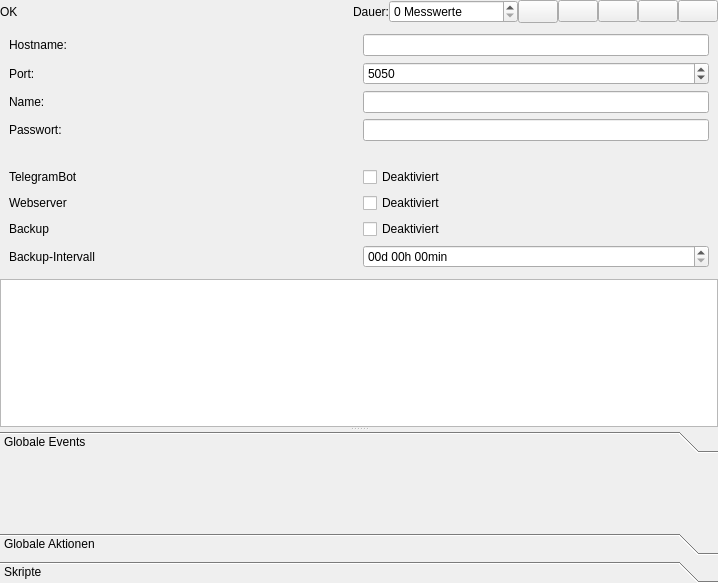
<?xml version="1.0" encoding="UTF-8"?>
<ui version="4.0">
 <class>Form</class>
 <widget class="QWidget" name="Form">
  <property name="geometry">
   <rect>
    <x>0</x>
    <y>0</y>
    <width>718</width>
    <height>583</height>
   </rect>
  </property>
  <property name="windowTitle">
   <string>Form</string>
  </property>
  <layout class="QVBoxLayout" name="verticalLayout">
   <property name="spacing">
    <number>2</number>
   </property>
   <property name="leftMargin">
    <number>0</number>
   </property>
   <property name="topMargin">
    <number>0</number>
   </property>
   <property name="rightMargin">
    <number>0</number>
   </property>
   <property name="bottomMargin">
    <number>0</number>
   </property>
   <item>
    <layout class="QHBoxLayout" name="horizontalLayout_3">
     <property name="spacing">
      <number>0</number>
     </property>
     <item>
      <widget class="QLabel" name="statusLabel">
       <property name="sizePolicy">
        <sizepolicy hsizetype="Preferred" vsizetype="Preferred">
         <horstretch>0</horstretch>
         <verstretch>0</verstretch>
        </sizepolicy>
       </property>
       <property name="text">
        <string>OK</string>
       </property>
      </widget>
     </item>
     <item>
      <spacer name="horizontalSpacer_2">
       <property name="orientation">
        <enum>Qt::Horizontal</enum>
       </property>
       <property name="sizeHint" stdset="0">
        <size>
         <width>0</width>
         <height>0</height>
        </size>
       </property>
      </spacer>
     </item>
     <item>
      <widget class="QLabel" name="label_2">
       <property name="text">
        <string>Dauer:</string>
       </property>
      </widget>
     </item>
     <item>
      <widget class="QSpinBox" name="maxLengthSpinBox">
       <property name="toolTip">
        <string>Ändere die Aufzeichnungsdauer</string>
       </property>
       <property name="statusTip">
        <string>Ändere die Aufzeichnungsdauer</string>
       </property>
       <property name="suffix">
        <string> Messwerte</string>
       </property>
       <property name="maximum">
        <number>10000000</number>
       </property>
       <property name="value">
        <number>0</number>
       </property>
      </widget>
     </item>
     <item>
      <widget class="QPushButton" name="editButton">
       <property name="sizePolicy">
        <sizepolicy hsizetype="Minimum" vsizetype="Preferred">
         <horstretch>0</horstretch>
         <verstretch>0</verstretch>
        </sizepolicy>
       </property>
       <property name="toolTip">
        <string>Verbindung bearbeiten</string>
       </property>
       <property name="text">
        <string/>
       </property>
       <property name="icon">
        <iconset>
         <normaloff>icons/config_hovered.png</normaloff>icons/config_hovered.png</iconset>
       </property>
       <property name="iconSize">
        <size>
         <width>25</width>
         <height>25</height>
        </size>
       </property>
       <property name="checkable">
        <bool>true</bool>
       </property>
      </widget>
     </item>
     <item>
      <widget class="QPushButton" name="pauseButton">
       <property name="toolTip">
        <string>Übertragung pausieren</string>
       </property>
       <property name="text">
        <string/>
       </property>
       <property name="icon">
        <iconset>
         <normaloff>icons/pause.png</normaloff>icons/pause.png</iconset>
       </property>
       <property name="iconSize">
        <size>
         <width>25</width>
         <height>25</height>
        </size>
       </property>
       <property name="checkable">
        <bool>true</bool>
       </property>
      </widget>
     </item>
     <item>
      <widget class="QPushButton" name="saveButton">
       <property name="toolTip">
        <string>Session des RemoteRTOCs herunterladen</string>
       </property>
       <property name="text">
        <string/>
       </property>
       <property name="icon">
        <iconset>
         <normaloff>icons/save_hovered.png</normaloff>icons/save_hovered.png</iconset>
       </property>
       <property name="iconSize">
        <size>
         <width>25</width>
         <height>25</height>
        </size>
       </property>
      </widget>
     </item>
     <item>
      <widget class="QPushButton" name="clearButton">
       <property name="toolTip">
        <string>Alle Signale auf RemoteRTOC löschen</string>
       </property>
       <property name="statusTip">
        <string>Lösche alle Signale</string>
       </property>
       <property name="text">
        <string/>
       </property>
       <property name="icon">
        <iconset>
         <normaloff>icons/clear.png</normaloff>icons/clear.png</iconset>
       </property>
       <property name="iconSize">
        <size>
         <width>25</width>
         <height>25</height>
        </size>
       </property>
      </widget>
     </item>
     <item>
      <widget class="QPushButton" name="disconnectButton">
       <property name="toolTip">
        <string>Verbindung trennen</string>
       </property>
       <property name="text">
        <string/>
       </property>
       <property name="icon">
        <iconset>
         <normaloff>icons/icons8-stornieren-480.png</normaloff>icons/icons8-stornieren-480.png</iconset>
       </property>
       <property name="iconSize">
        <size>
         <width>25</width>
         <height>25</height>
        </size>
       </property>
      </widget>
     </item>
    </layout>
   </item>
   <item>
    <widget class="QWidget" name="editLayout" native="true">
     <layout class="QVBoxLayout" name="verticalLayout_7">
      <item>
       <layout class="QGridLayout" name="_2">
        <property name="bottomMargin">
         <number>0</number>
        </property>
        <property name="horizontalSpacing">
         <number>7</number>
        </property>
        <item row="0" column="1">
         <widget class="QLineEdit" name="hostLineEdit">
          <property name="clearButtonEnabled">
           <bool>true</bool>
          </property>
         </widget>
        </item>
        <item row="3" column="1">
         <widget class="QLineEdit" name="passwordLineEdit">
          <property name="clearButtonEnabled">
           <bool>true</bool>
          </property>
         </widget>
        </item>
        <item row="2" column="1">
         <widget class="QLineEdit" name="nameLineEdit">
          <property name="clearButtonEnabled">
           <bool>true</bool>
          </property>
         </widget>
        </item>
        <item row="1" column="0">
         <widget class="QLabel" name="label_5">
          <property name="text">
           <string>Port:</string>
          </property>
         </widget>
        </item>
        <item row="2" column="0">
         <widget class="QLabel" name="label_3">
          <property name="text">
           <string>Name:</string>
          </property>
         </widget>
        </item>
        <item row="3" column="0">
         <widget class="QLabel" name="label_4">
          <property name="text">
           <string>Passwort:</string>
          </property>
         </widget>
        </item>
        <item row="1" column="1">
         <widget class="QSpinBox" name="portSpinBox">
          <property name="maximum">
           <number>99999</number>
          </property>
          <property name="value">
           <number>5050</number>
          </property>
         </widget>
        </item>
        <item row="6" column="0">
         <widget class="QLabel" name="label_7">
          <property name="text">
           <string>Webserver</string>
          </property>
         </widget>
        </item>
        <item row="5" column="1">
         <widget class="QCheckBox" name="checkBox">
          <property name="text">
           <string>Deaktiviert</string>
          </property>
         </widget>
        </item>
        <item row="7" column="0">
         <widget class="QLabel" name="label_8">
          <property name="text">
           <string>Backup</string>
          </property>
         </widget>
        </item>
        <item row="6" column="1">
         <widget class="QCheckBox" name="checkBox_2">
          <property name="text">
           <string>Deaktiviert</string>
          </property>
         </widget>
        </item>
        <item row="0" column="0">
         <widget class="QLabel" name="label">
          <property name="text">
           <string>Hostname:</string>
          </property>
         </widget>
        </item>
        <item row="4" column="0">
         <spacer name="horizontalSpacer">
          <property name="orientation">
           <enum>Qt::Horizontal</enum>
          </property>
          <property name="sizeHint" stdset="0">
           <size>
            <width>40</width>
            <height>20</height>
           </size>
          </property>
         </spacer>
        </item>
        <item row="7" column="1">
         <widget class="QCheckBox" name="checkBox_3">
          <property name="text">
           <string>Deaktiviert</string>
          </property>
         </widget>
        </item>
        <item row="5" column="0">
         <widget class="QLabel" name="label_6">
          <property name="text">
           <string>TelegramBot</string>
          </property>
         </widget>
        </item>
        <item row="8" column="1">
         <widget class="QDateTimeEdit" name="dateTimeEdit">
          <property name="date">
           <date>
            <year>2000</year>
            <month>1</month>
            <day>1</day>
           </date>
          </property>
          <property name="minimumDate">
           <date>
            <year>2000</year>
            <month>1</month>
            <day>1</day>
           </date>
          </property>
          <property name="displayFormat">
           <string>ss'd' HH'h' mm'min'</string>
          </property>
          <property name="currentSectionIndex">
           <number>0</number>
          </property>
         </widget>
        </item>
        <item row="8" column="0">
         <widget class="QLabel" name="label_9">
          <property name="text">
           <string>Backup-Intervall</string>
          </property>
         </widget>
        </item>
       </layout>
      </item>
     </layout>
    </widget>
   </item>
   <item>
    <widget class="QSplitter" name="splitter">
     <property name="orientation">
      <enum>Qt::Vertical</enum>
     </property>
     <widget class="QListWidget" name="listWidget">
      <property name="alternatingRowColors">
       <bool>true</bool>
      </property>
      <property name="selectionMode">
       <enum>QAbstractItemView::MultiSelection</enum>
      </property>
      <property name="sortingEnabled">
       <bool>true</bool>
      </property>
     </widget>
     <widget class="QToolBox" name="toolBox">
      <property name="currentIndex">
       <number>0</number>
      </property>
      <widget class="QWidget" name="page">
       <property name="geometry">
        <rect>
         <x>0</x>
         <y>0</y>
         <width>718</width>
         <height>85</height>
        </rect>
       </property>
       <attribute name="label">
        <string>Globale Events</string>
       </attribute>
       <layout class="QVBoxLayout" name="verticalLayout_5">
        <property name="spacing">
         <number>0</number>
        </property>
        <property name="leftMargin">
         <number>0</number>
        </property>
        <property name="topMargin">
         <number>0</number>
        </property>
        <property name="rightMargin">
         <number>0</number>
        </property>
        <property name="bottomMargin">
         <number>0</number>
        </property>
        <item>
         <layout class="QVBoxLayout" name="globalEventLayout"/>
        </item>
       </layout>
      </widget>
      <widget class="QWidget" name="Globale">
       <property name="geometry">
        <rect>
         <x>0</x>
         <y>0</y>
         <width>718</width>
         <height>85</height>
        </rect>
       </property>
       <attribute name="label">
        <string>Globale Aktionen</string>
       </attribute>
       <layout class="QVBoxLayout" name="verticalLayout_6">
        <property name="spacing">
         <number>0</number>
        </property>
        <property name="leftMargin">
         <number>0</number>
        </property>
        <property name="topMargin">
         <number>0</number>
        </property>
        <property name="rightMargin">
         <number>0</number>
        </property>
        <property name="bottomMargin">
         <number>0</number>
        </property>
        <item>
         <layout class="QVBoxLayout" name="globalActionLayout"/>
        </item>
       </layout>
      </widget>
      <widget class="QWidget" name="page_2">
       <property name="geometry">
        <rect>
         <x>0</x>
         <y>0</y>
         <width>718</width>
         <height>85</height>
        </rect>
       </property>
       <attribute name="label">
        <string>Skripte</string>
       </attribute>
       <layout class="QVBoxLayout" name="verticalLayout_4">
        <property name="spacing">
         <number>0</number>
        </property>
        <property name="leftMargin">
         <number>0</number>
        </property>
        <property name="topMargin">
         <number>0</number>
        </property>
        <property name="rightMargin">
         <number>0</number>
        </property>
        <property name="bottomMargin">
         <number>0</number>
        </property>
        <item>
         <layout class="QVBoxLayout" name="scriptLayout">
          <property name="spacing">
           <number>0</number>
          </property>
         </layout>
        </item>
       </layout>
      </widget>
     </widget>
    </widget>
   </item>
  </layout>
 </widget>
 <resources/>
 <connections/>
</ui>
